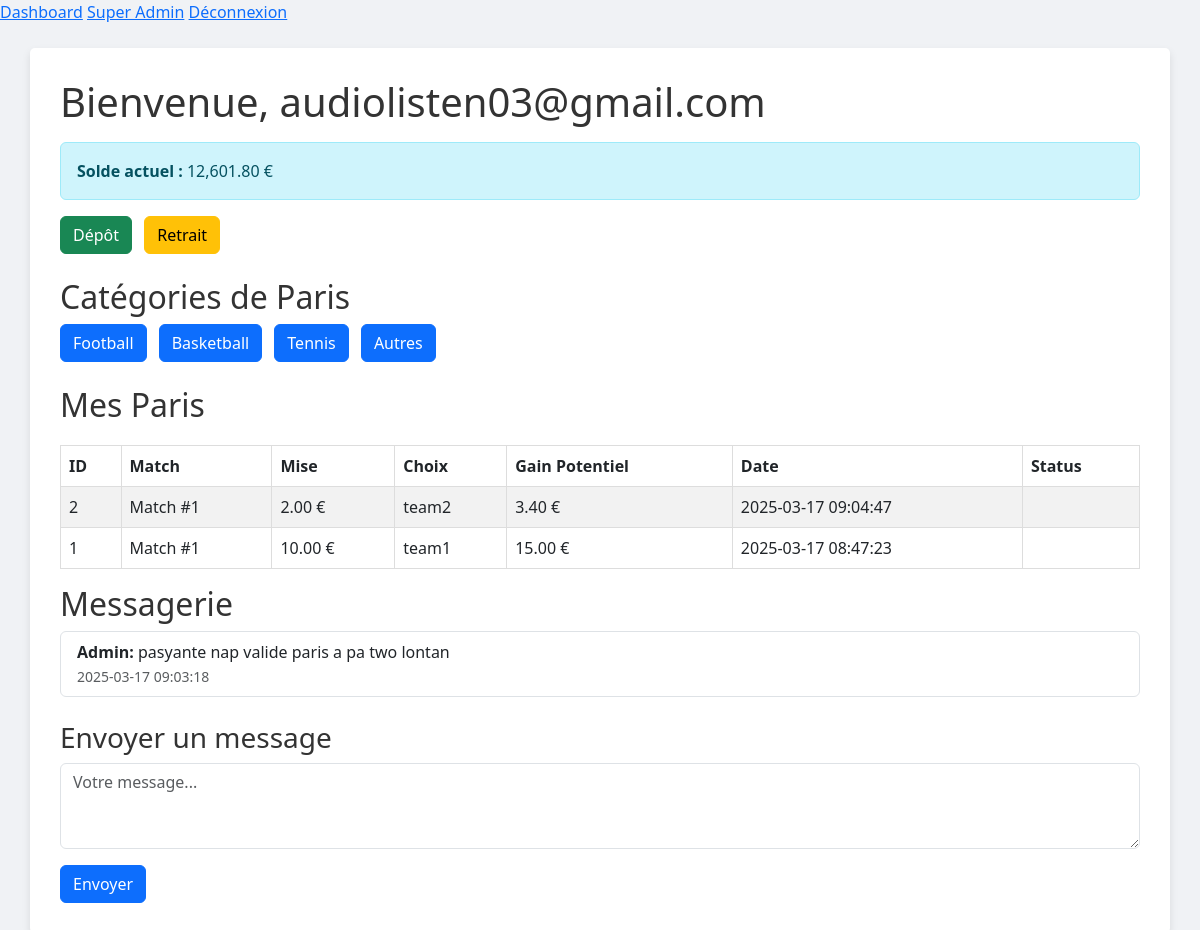
/dashboard.php (signed in), run on the app's committed database.
### tables this page shows
CREATE TABLE `users` (
  `id` int(11) NOT NULL,
  `email` varchar(255) NOT NULL,
  `password` varchar(255) NOT NULL,
  `unique_id` varchar(255) NOT NULL,
  `account_type` enum('bronze','argent','or') NOT NULL DEFAULT 'bronze',
  `points` float NOT NULL DEFAULT 0,
  `last_login` datetime DEFAULT current_timestamp(),
  `referrals` int(11) NOT NULL DEFAULT 0,
  `role` varchar(50) NOT NULL DEFAULT 'user'
);

CREATE TABLE `bets` (
  `id` int(11) NOT NULL,
  `user_id` int(11) NOT NULL,
  `match_id` int(11) NOT NULL,
  `bet_amount` float NOT NULL,
  `chosen_team` varchar(20) NOT NULL,
  `potential_gain` float NOT NULL,
  `bet_date` datetime DEFAULT current_timestamp(),
  `status` enum('pending','validated','refunded') NOT NULL DEFAULT 'pending'
);

CREATE TABLE `messages` (
  `id` int(11) NOT NULL,
  `user_id` int(11) NOT NULL,
  `sender` enum('user','admin') NOT NULL,
  `message` text NOT NULL,
  `sent_at` datetime DEFAULT current_timestamp()
);

### dashboard.php (the view, shortened to what this page needs)
<?php
require 'includes/config.php';
$stmt = $pdo->prepare("SELECT * FROM users WHERE id = ?");
$stmt->execute([$_SESSION['user']]);
$user = $stmt->fetch();
$stmt = $pdo->prepare("SELECT * FROM bets WHERE user_id = ? ORDER BY bet_date DESC");
$stmt->execute([$user['id']]);
$bets = $stmt->fetchAll();
$stmt = $pdo->prepare("SELECT * FROM messages WHERE user_id = ? ORDER BY sent_at DESC");
$stmt->execute([$user['id']]);
$messages = $stmt->fetchAll();
?>
<!DOCTYPE html>
<html lang="fr">
<head>
    <link href="https://cdn.jsdelivr.net/npm/bootstrap@5.3.0/dist/css/bootstrap.min.css" rel="stylesheet">
    <link rel="stylesheet" href="css/style.css">
</head>
<body>
    <?php include 'includes/header.php'; ?>
    <div class="container mt-4">
        <h1 class="mb-3">Bienvenue, <?php echo htmlspecialchars($user['email']); ?></h1>
        <div class="alert alert-info">
            <strong>Solde actuel :</strong> <?php echo number_format($user['points'], 2); ?> €
        </div>
        <div class="mb-4">
            <a href="deposit.php" class="btn btn-success me-2">Dépôt</a>
            <a href="withdraw.php" class="btn btn-warning">Retrait</a>
        </div>
        <h2>Catégories de Paris</h2>
        <div class="mb-4">
            <a href="matches.php?category=football" class="btn btn-primary me-2">Football</a>
            <a href="matches.php?category=basketball" class="btn btn-primary me-2">Basketball</a>
            <a href="matches.php?category=tennis" class="btn btn-primary me-2">Tennis</a>
            <a href="matches.php?category=autres" class="btn btn-primary">Autres</a>
        </div>
        <h2>Mes Paris</h2>
        <?php if(count($bets) > 0): ?>
            <table class="table table-striped">
                <thead>
                    <tr>
                        <th>ID</th>
                        <th>Match</th>
                        <th>Mise</th>
                        <th>Choix</th>
                        <th>Gain Potentiel</th>
                        <th>Date</th>
                        <th>Status</th>
                    </tr>
                </thead>
                <tbody>
                    <?php foreach($bets as $bet): ?>
                    <tr>
                        <td><?php echo $bet['id']; ?></td>
                        <td>
                            <?php
                            echo "Match #" . $bet['match_id'];
                            ?>
                        </td>
                        <td><?php echo number_format($bet['bet_amount'], 2); ?> €</td>
                        <td><?php echo htmlspecialchars($bet['chosen_team']); ?></td>
                        <td><?php echo number_format($bet['potential_gain'], 2); ?> €</td>
                        <td><?php echo $bet['bet_date']; ?></td>
                        <td><?php echo htmlspecialchars($bet['status']); ?></td>
                    </tr>
                    <?php endforeach; ?>
                </tbody>
            </table>
        <?php else: ?>
            <p>Aucun pari enregistré pour le moment.</p>
        <?php endif; ?>
        <h2>Messagerie</h2>
        <div class="mb-4">
            <?php if(count($messages) > 0): ?>
                <ul class="list-group">
                    <?php foreach($messages as $msg): ?>
                    <li class="list-group-item">
                        <strong><?php echo ucfirst($msg['sender']); ?>:</strong>
                        <?php echo htmlspecialchars($msg['message']); ?>
                        <br>
                        <small class="text-muted"><?php echo $msg['sent_at']; ?></small>
                    </li>
                    <?php endforeach; ?>
                </ul>
            <?php else: ?>
                <p>Aucun message pour le moment.</p>
            <?php endif; ?>
        </div>
        <h3>Envoyer un message</h3>
        <form action="send_message.php" method="post">
            <div class="mb-3">
                <textarea name="message" class="form-control" rows="3" placeholder="Votre message..." required></textarea>
            </div>
            <button type="submit" class="btn btn-primary">Envoyer</button>
        </form>
    </div>
</body>
</html>

### includes/header.php
<header>
    <nav>
        <a href="dashboard.php">Dashboard</a>
        <a href="superadmin.php">Super Admin</a>
        <a href="logout.php">Déconnexion</a>
    </nav>
</header>

### css/style.css (style rules this page uses)
body { font-family: 'Segoe UI', Tahoma, Geneva, Verdana, sans-serif; background-color: #f0f2f5; color: #333; margin: 0; padding: 0; }
.container { margin: 20px auto; background-color: #fff; padding: 30px; border-radius: 5px; box-shadow: 0 4px 8px rgba(0,0,0,0.1); }
table { width: 100%; border-collapse: collapse; margin-top: 20px; }
table, th, td { border: 1px solid #ddd; }
th, td { padding: 12px; text-align: left; }
th { background-color: #0066cc; color: #fff; }

### data on the page
users: email "audiolisten03@gmail.com", points "12,601.80"
bets: id "2", match "1", bet_amount "2.00", chosen_team "team2", potential_gain "3.40", bet_date "2025-03-17 09:04:47"
bets: id "1", match "1", bet_amount "10.00", chosen_team "team1", potential_gain "15.00", bet_date "2025-03-17 08:47:23"
messages: sender "Admin", message "pasyante nap valide paris a pa two lontan", sent_at "2025-03-17 09:03:18"
